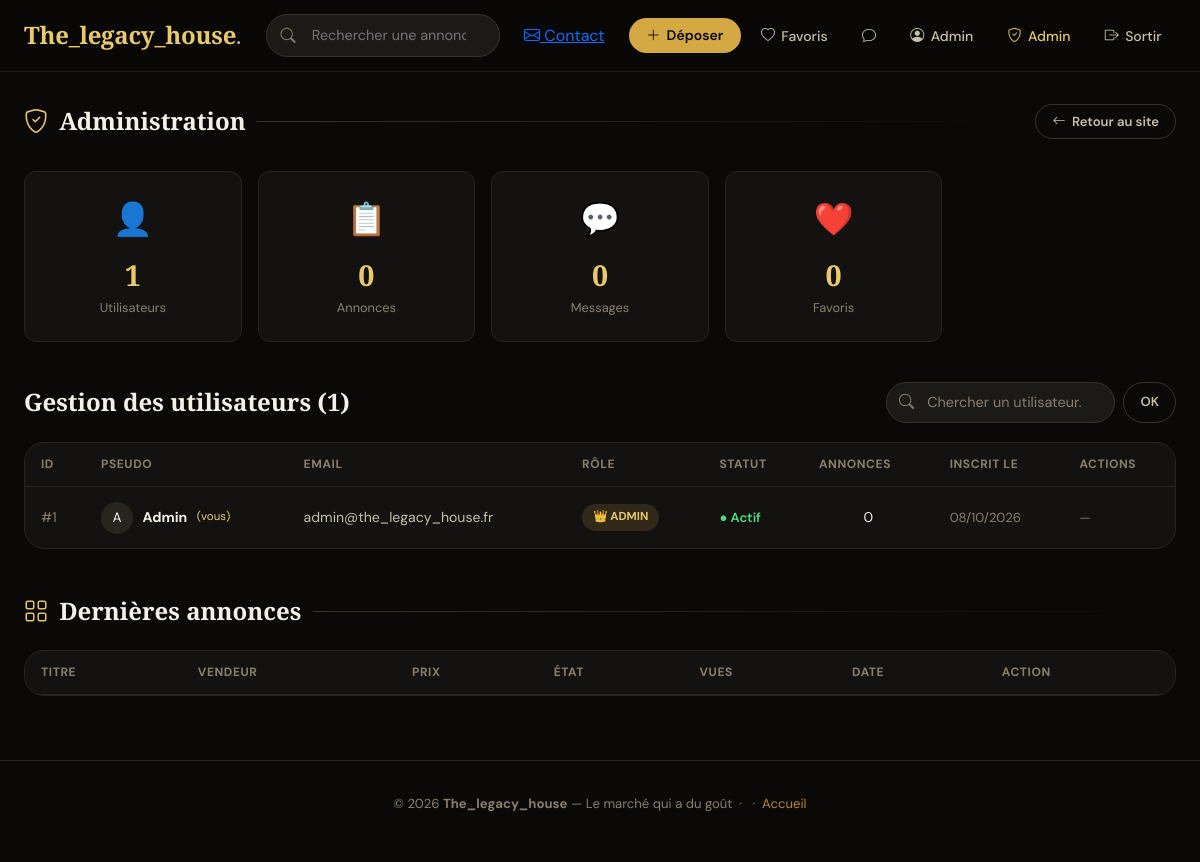
/admin/index.php (signed in), run on the app's committed database.
### tables this page shows
CREATE TABLE `users` (
  `id`         INT UNSIGNED    NOT NULL AUTO_INCREMENT,
  `pseudo`     VARCHAR(60)     NOT NULL,
  `email`      VARCHAR(180)    NOT NULL,
  `password`   VARCHAR(255)    NOT NULL,
  `avatar`     VARCHAR(255)    DEFAULT NULL,
  `role`       ENUM('member','admin') NOT NULL DEFAULT 'member',
  `is_active`  TINYINT(1)      NOT NULL DEFAULT 1,
  `created_at` DATETIME        NOT NULL DEFAULT CURRENT_TIMESTAMP,
  PRIMARY KEY (`id`),
  UNIQUE KEY `email` (`email`)
);

### includes/functions.php (called while the page is built, shortened)
<?php
function isLoggedIn(): bool {
    return !empty($_COOKIE['user_id']);
}
function currentUser(): ?array {
    static $user = null;
    if ($user === null) {
        $pdo  = getPDO();
        $stmt = $pdo->prepare('SELECT * FROM users WHERE id = ? AND is_active = 1');
        $stmt->execute([$_COOKIE['user_id']]);
        $user = $stmt->fetch() ?: null;
    }
    return $user;
}
function isAdmin(): bool {
    $u = currentUser();
    return $u && $u['role'] === 'admin';
}
function requireAdmin(): void {
    if (!isAdmin()) {
        header('Location: ' . BASE_URL . '/index.php');
        exit;
    }
}
function h(string $s): string {
    return htmlspecialchars($s, ENT_QUOTES | ENT_SUBSTITUTE, 'UTF-8');
}

### admin/index.php (the view, shortened to what this page needs)
<?php
require_once __DIR__ . '/../includes/functions.php';
requireAdmin();
$pdo = getPDO();
$me  = currentUser();
$q     = trim($_GET['q'] ?? '');
$where = $q ? 'WHERE pseudo LIKE ? OR email LIKE ?' : '';
$params = $q ? ["%$q%", "%$q%"] : [];
$stmt = $pdo->prepare("
    SELECT u.*,
           (SELECT COUNT(*) FROM annonces WHERE user_id = u.id) AS nb_annonces
    FROM users u
    $where
    ORDER BY u.created_at DESC
");
$stmt->execute($params);
$users = $stmt->fetchAll();
$stats = $pdo->query("
    SELECT
      (SELECT COUNT(*) FROM users)    AS total_users,
      (SELECT COUNT(*) FROM annonces) AS total_annonces,
      (SELECT COUNT(*) FROM messages) AS total_messages,
      (SELECT COUNT(*) FROM favoris)  AS total_favoris
")->fetch();
require_once __DIR__ . '/../includes/header.php';
?>
<div class="page-wrap">
  <div style="display:flex;align-items:center;gap:1rem;margin-bottom:2rem">
    <h1 class="section-title fade-up" style="margin:0;flex:1">
      <i class="bi bi-shield-check" style="color:var(--gold-400)"></i>
      Administration
    </h1>
    <a href="<?= BASE_URL ?>/index.php" class="btn btn-outline btn-sm">
      <i class="bi bi-arrow-left"></i> Retour au site
    </a>
  </div>
  <div style="display:grid;grid-template-columns:repeat(auto-fill,minmax(180px,1fr));gap:1rem;margin-bottom:2.5rem">
    <?php
    $cards = [
      ['👤', 'Utilisateurs', $stats['total_users']],
      ['📋', 'Annonces',     $stats['total_annonces']],
      ['💬', 'Messages',     $stats['total_messages']],
      ['❤️', 'Favoris',      $stats['total_favoris']],
    ];
    foreach ($cards as [$icon, $label, $val]):
    ?>
    <div style="background:var(--bg-800);border:1px solid var(--bg-600);border-radius:var(--radius-md);
                padding:1.4rem;text-align:center" class="fade-up">
      <div style="font-size:2rem;margin-bottom:.4rem"><?= $icon ?></div>
      <div style="font-size:1.8rem;font-weight:700;color:var(--gold-400);font-family:'Playfair Display',serif">
        <?= number_format($val) ?>
      </div>
      <div style="font-size:.8rem;color:var(--text-300)"><?= $label ?></div>
    </div>
    <?php endforeach; ?>
  </div>
  <div style="display:flex;align-items:center;justify-content:space-between;gap:1rem;margin-bottom:1.2rem">
    <h2 class="section-title" style="margin:0">Gestion des utilisateurs (<?= count($users) ?>)</h2>
    <form method="GET" style="display:flex;gap:.5rem">
      <div class="nav-search-wrap" style="display:flex;max-width:280px;position:relative">
        <input type="search" name="q" class="form-control"
               placeholder="Chercher un utilisateur…"
               value="<?= h($q) ?>"
               style="padding-left:2.5rem;border-radius:50px">
      </div>
      <button type="submit" class="btn btn-outline btn-sm">OK</button>
    </form>
  </div>
  <div style="background:var(--bg-800);border:1px solid var(--bg-600);border-radius:var(--radius-lg);overflow:hidden">
    <div style="overflow-x:auto">
      <table class="admin-table">
        <thead>
          <tr>
            <th>ID</th>
            <th>Pseudo</th>
            <th>Email</th>
            <th>Rôle</th>
            <th>Statut</th>
            <th>Annonces</th>
            <th>Inscrit le</th>
            <th>Actions</th>
          </tr>
        </thead>
        <tbody>
          <?php foreach ($users as $u): ?>
            <tr>
              <td style="color:var(--text-300)">#<?= $u['id'] ?></td>
              <td>
                <div style="display:flex;align-items:center;gap:.6rem">
                  <div class="avatar" style="width:32px;height:32px;font-size:.85rem">
                    <?php if ($u['avatar']): ?>
                      <img src="<?= BASE_URL ?>/uploads/<?= h($u['avatar']) ?>" alt="">
                    <?php else: ?>
                      <?= mb_strtoupper(mb_substr($u['pseudo'], 0, 1)) ?>
                    <?php endif; ?>
                  </div>
                  <strong><?= h($u['pseudo']) ?></strong>
                  <?php if ($u['id'] === $me['id']): ?>
                    <span style="font-size:.72rem;color:var(--gold-400)">(vous)</span>
                  <?php endif; ?>
                </div>
              </td>
              <td style="color:var(--text-200)"><?= h($u['email']) ?></td>
              <td>
                <span class="role-badge <?= $u['role'] === 'admin' ? 'role-admin' : 'role-member' ?>">
                  <?= $u['role'] === 'admin' ? '👑 Admin' : 'Membre' ?>
                </span>
              </td>
              <td>
                <span style="color:<?= $u['is_active'] ? 'var(--accent-green)' : 'var(--accent-red)' ?>;
                             font-size:.82rem;font-weight:600">
                  <?= $u['is_active'] ? '● Actif' : '● Désactivé' ?>
                </span>
              </td>
              <td style="text-align:center"><?= $u['nb_annonces'] ?></td>
              <td style="color:var(--text-300);font-size:.82rem">
                <?= (new DateTime($u['created_at']))->format('d/m/Y') ?>
              </td>
              <td>
                <?php if ($u['id'] !== $me['id']): ?>
                  <div style="display:flex;gap:.35rem;flex-wrap:wrap">
                    <form method="POST" style="display:inline">
                      <input type="hidden" name="user_id" value="<?= $u['id'] ?>">
                      <input type="hidden" name="action" value="<?= $u['role'] === 'admin' ? 'demote' : 'promote' ?>">
                      <button type="submit" class="btn btn-outline btn-sm"
                              title="<?= $u['role'] === 'admin' ? 'Rétrograder' : 'Promouvoir admin' ?>">
                        <i class="bi bi-<?= $u['role'] === 'admin' ? 'arrow-down-circle' : 'shield-plus' ?>"></i>
                      </button>
                    </form>
                    <form method="POST" style="display:inline">
                      <input type="hidden" name="user_id" value="<?= $u['id'] ?>">
                      <input type="hidden" name="action" value="toggle">
                      <button type="submit" class="btn btn-outline btn-sm"
                              title="<?= $u['is_active'] ? 'Désactiver' : 'Activer' ?>">
                        <i class="bi bi-<?= $u['is_active'] ? 'pause-circle' : 'play-circle' ?>"></i>
                      </button>
                    </form>
                    <form method="POST" style="display:inline">
                      <input type="hidden" name="user_id" value="<?= $u['id'] ?>">
                      <input type="hidden" name="action" value="delete">
                      <button type="submit" class="btn btn-danger btn-sm"
                              title="Supprimer"
                              onclick="return confirm('Supprimer définitivement <?= h($u['pseudo']) ?> et toutes ses données ?')">
                        <i class="bi bi-trash"></i>
                      </button>
                    </form>
                  </div>
                <?php else: ?>
                  <span style="color:var(--text-300);font-size:.8rem">—</span>
                <?php endif; ?>
              </td>
            </tr>
          <?php endforeach; ?>
        </tbody>
      </table>
    </div>
  </div>
  <div style="margin-top:3rem">
    <h2 class="section-title">
      <i class="bi bi-grid" style="color:var(--gold-400)"></i> Dernières annonces
    </h2>
    <div style="background:var(--bg-800);border:1px solid var(--bg-600);border-radius:var(--radius-lg);overflow:hidden">
      <table class="admin-table">
        <thead>
          <tr><th>Titre</th><th>Vendeur</th><th>Prix</th><th>État</th><th>Vues</th><th>Date</th><th>Action</th></tr>
        </thead>
      </table>
    </div>
  </div>
</div>
<?php require_once __DIR__ . '/../includes/footer.php'; ?>

### includes/header.php (shortened to what this page needs)
<?php
require_once __DIR__ . '/functions.php';
$user = currentUser();
?>
<!DOCTYPE html>
<html lang="fr">
<head>
  <link rel="stylesheet" href="https://cdn.jsdelivr.net/npm/bootstrap@5.3.3/dist/css/bootstrap.min.css">
  <link rel="stylesheet" href="https://cdn.jsdelivr.net/npm/bootstrap-icons@1.11.3/font/bootstrap-icons.min.css">
  <link rel="stylesheet" href="<?= BASE_URL ?>/css/style.css">
</head>
<body>
<nav class="the_legacy_house-nav">
  <div class="nav-inner">
    <a href="<?= BASE_URL ?>/index.php" class="nav-brand">The_legacy_house<span>.</span></a>
    <div class="nav-search-wrap">
      <form method="GET" action="<?= BASE_URL ?>/index.php">
        <input type="search" name="q"
               placeholder="Rechercher une annonce…"
               value="<?= h($_GET['q'] ?? '') ?>">
      </form>
    </div>
    <a href="<?= BASE_URL ?>/contact.php" class="nav-contact-link">
      <i class="bi bi-envelope"></i> Contact
    </a>
    <div class="nav-links">
      <?php if ($user): ?>
        <a href="<?= BASE_URL ?>/annonce/create.php" class="btn-publish btn">
          <i class="bi bi-plus-lg"></i> Déposer
        </a>
        <a href="<?= BASE_URL ?>/favoris.php">
          <i class="bi bi-heart"></i> Favoris
        </a>
        <a href="<?= BASE_URL ?>/messagerie.php">
          <i class="bi bi-chat"></i>
        </a>
        <a href="<?= BASE_URL ?>/profil.php">
          <i class="bi bi-person-circle"></i>
          <?= h($user['pseudo']) ?>
        </a>
        <?php if ($user['role'] === 'admin'): ?>
          <a href="<?= BASE_URL ?>/admin/index.php" style="color:var(--gold-400)">
            <i class="bi bi-shield-check"></i> Admin
          </a>
        <?php endif; ?>
        <form method="POST" action="<?= BASE_URL ?>/logout.php" style="display:inline">
          <button type="submit"><i class="bi bi-box-arrow-right"></i> Sortir</button>
        </form>
      <?php else: ?>
        <a href="<?= BASE_URL ?>/login.php"><i class="bi bi-person"></i> Connexion</a>
        <a href="<?= BASE_URL ?>/register.php" class="btn-publish btn">S'inscrire</a>
      <?php endif; ?>
    </div>
  </div>
</nav>
<main>

### data on the page
users: pseudo "Admin", id "1", pseudo "A", shows "(vous)", email "admin@the_legacy_house.fr", role "👑 ADMIN", is_active "● Actif", nb_annonces "0", created_at "08/10/2026"

### other printed values
$icon "👤"
$val "1"
$label "Utilisateurs"
$icon "📋"
$val "0"
$label "Annonces"
$icon "💬"
$label "Messages"
$icon "❤️"
$label "Favoris"
count($users) "1"
SITE_NAME "The_legacy_house"
SITE_TAGLINE "Le marché qui a du goût"
